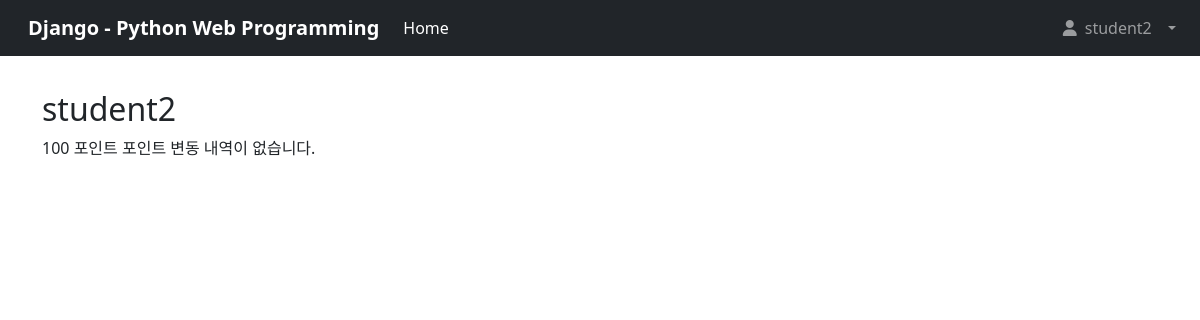
Page /student/2 (signed in) on the earlier database version.
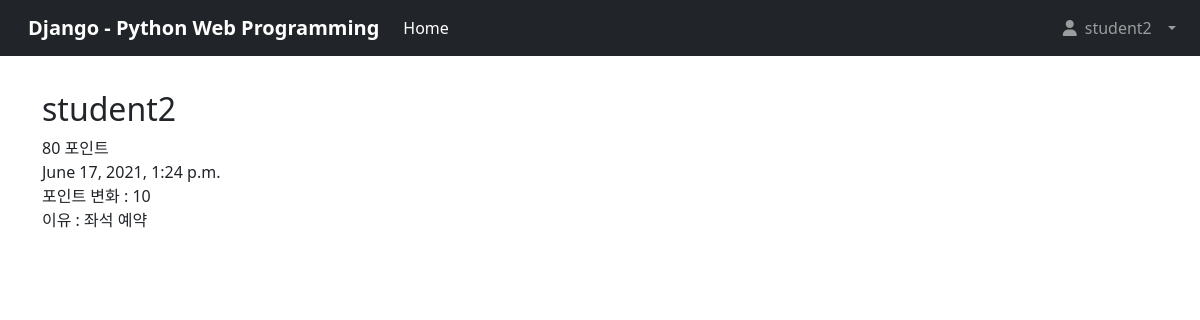
Same page on the later database version.
### point/models.py (models this page shows)
class Student(models.Model):
    STATUS = (
        ('a', '재학'), #Attending
        ('b', '휴학'), #Break
        ('d', '자퇴'), #Dropout
        ('k', '퇴학') #Kicked
    )
    user = models.OneToOneField(User, on_delete=models.CASCADE)
    name = models.CharField(max_length=32) #이름
    point = models.IntegerField(default=100,validators=[MinValueValidator(0),])
    status = models.CharField(
        max_length=1,
        choices=STATUS,
        blank=True,
        default='a'
    )
    def __str__(self):
        return self.name
    def get_absolute_url(self):
        return resolve_url('student_detail', self.id)

class Log(models.Model):
    created_date = models.DateTimeField(auto_now_add=True)
    modified_date = models.DateTimeField(auto_now=True)
    log_concept_id = models.IntegerField(default=0) #0이면 선생님이 직접 올리고 내린거.
    log_student_id = models.IntegerField()
    point = models.IntegerField()
    activated = models.BooleanField(default=True)
    reason = models.TextField(blank=True)

### point/views.py (the view)
# urls.py: path('student/<int:pk>', StudentDetailView.as_view(), name='student_detail'),
class StudentDetailView(DetailView):
    model = Student
    def get_context_data(self, **kwargs):
        context = super().get_context_data(**kwargs)
        context['logs'] = Log.objects.filter(log_student_id = context['object'].id).all()
        return context

### point/templates/point/student_detail.html (shortened to what this page needs)
{% extends 'base.html' %}
{% block content %}
<h2>{{ object }}</h2>
{{ object.point }} 포인트
{% if user.is_staff or user.student == object %}
{% for log in logs %}
<p>
    {{log.created_date}}<br>
    포인트 변화 : {{log.point}} <br>
    이유 : {{log.reason}}  <br><br>
</p>
{% empty %}
포인트 변동 내역이 없습니다.
{% endfor %}
{% endif %}
{% endblock %}

Differences in the rows shown:
changed Student "student2": point "100" → "80"
added Log: created_date "June 17, 2021, 1:24 p.m.", point "10", reason "좌석 예약"
Other differences:
text no longer shown: "포인트 변동 내역이 없습니다."
